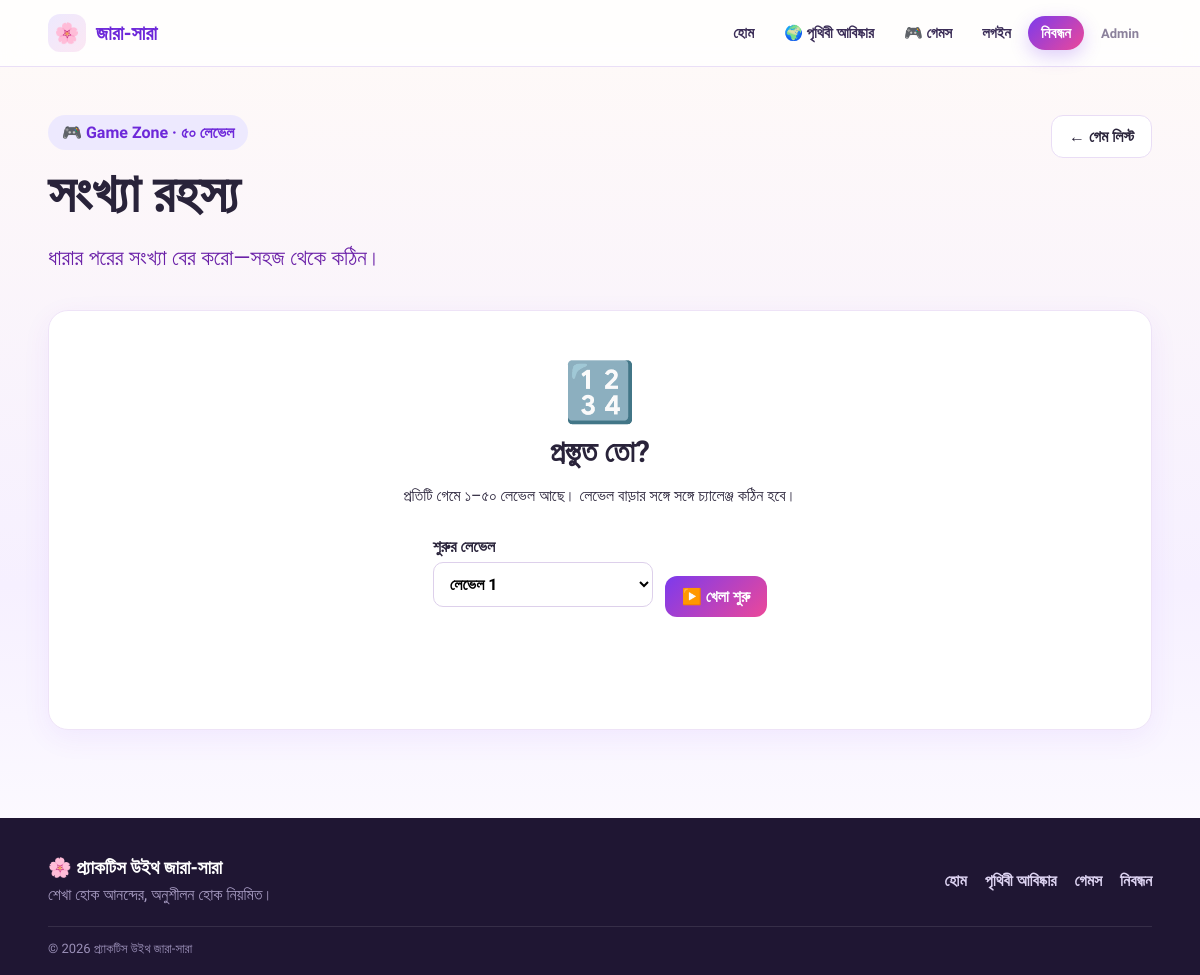
The app's page /games/play/number-pattern with its own data.
### tables this page shows
CREATE TABLE games(id INTEGER PRIMARY KEY AUTOINCREMENT,title TEXT NOT NULL,slug TEXT UNIQUE,description TEXT,type TEXT,launch_url TEXT,active INTEGER DEFAULT 1,display_order INTEGER DEFAULT 0,config TEXT);

### app.py (the view)
@app.route('/games/play/<slug>')
def game_play(slug):
    d=db()
    try:
        game=d.fetchone(f'SELECT * FROM games WHERE slug=? AND active={BOOL_TRUE} LIMIT 1',(slug,))
        if not game:
            flash('গেমটি বর্তমানে পাওয়া যাচ্ছে না।','error'); return redirect(url_for('games'))
        if str(game['type'] or '').lower()!='builtin':
            return redirect(game['launch_url']) if game['launch_url'] else redirect(url_for('games'))
        config=game['config']
        if isinstance(config,str):
            try: config=json.loads(config)
            except Exception: config={}
        return render_template('game_play.html',game=game,game_config=config or {})
    finally: d.close()

### app.py (called while the page is built)
def db():
    return DB()

    def execute(self, sql, params=()):
        if self.pg:
            sql = sql.replace('?', '%s')
        self.cur.execute(sql, params)
        return self.cur

    def fetchone(self, sql, params=()):
        return self.execute(sql, params).fetchone()

    def close(self):
        try:
            self.cur.close()
        finally:
            self.c.close()

### templates/game_play.html (shortened to what this page needs)
{% extends 'base.html' %}
{% block content %}
<div class="wrap section game-page">
  <div class="section-title"><div><span class="pill">🎮 Game Zone · ৫০ লেভেল</span><h1>{{game.title}}</h1><p class="lead">{{game.description or 'খেলা ও শেখার মজার অনুশীলন।'}}</p></div><a class="btn" href="{{url_for('games')}}">← গেম লিস্ট</a></div>
  <div id="gameRoot" class="card game-stage" data-kind="{{game_config.get('kind','')}}">
    <div id="gameIntro" class="game-intro">
      <div class="big">{{game_config.get('icon','🎯')}}</div><h2>প্রস্তুত তো?</h2>
      <p>প্রতিটি গেমে ১–৫০ লেভেল আছে। লেভেল বাড়ার সঙ্গে সঙ্গে চ্যালেঞ্জ কঠিন হবে।</p>
      <div class="game-controls"><label>শুরুর লেভেল<select id="level">{% for n in range(1,51) %}<option value="{{n}}" {% if n==1 %}selected{% endif %}>লেভেল {{n}}{% if n>=41 %} · কঠিন{% elif n>=26 %} · উন্নত{% endif %}</option>{% endfor %}</select></label><button class="btn primary" id="startBtn">▶️ খেলা শুরু</button></div>
    </div>
  </div>
</div>
{% endblock %}

### static/css/style.css (style rules this page uses)
* { box-sizing:border-box }
body { margin:0;font-family:'Hind Siliguri',sans-serif;background:linear-gradient(135deg,#fffaf7,#f6f0ff);color:#29233a }
a { text-decoration:none;color:inherit }
.wrap { width:min(1120px,92%);margin:auto }
h1 { font-size:clamp(34px,6vw,62px);line-height:1.1;margin:14px 0 }
h2 { font-size:30px }
.lead { font-size:22px;color:#6b21a8 }
.pill { display:inline-block;padding:8px 14px;border-radius:999px;background:#ede9fe;color:#6d28d9;font-weight:700 }
.btn { display:inline-block;border:0;border-radius:12px;padding:11px 17px;background:#fff;border:1px solid #e9ddf5;cursor:pointer;font:inherit;font-weight:700 }
.btn.primary { background:linear-gradient(135deg,#7c3aed,#ec4899);color:#fff;border:none }
.section { padding:48px 0 }
.card { background:#fff;border:1px solid #eee3f7;border-radius:20px;padding:22px;box-shadow:0 8px 28px #7c3aed12 }
label { display:block;font-weight:600;margin:10px 0 }
input,textarea,select { width:100%;margin-top:6px;padding:11px 12px;border:1px solid #ddd0eb;border-radius:10px;font:inherit;background:#fff }
.big { font-size:70px }
.section-title { display:flex;justify-content:space-between;align-items:flex-start;gap:16px;margin-bottom:18px }
.game-stage { min-height:420px;overflow:hidden }
.game-intro { text-align:center;padding:25px 10px 45px }
.game-intro h2 { margin:8px 0 }
.game-controls { display:flex;justify-content:center;align-items:end;gap:12px;flex-wrap:wrap;margin-top:22px }
.game-controls label { width:min(220px,100%);text-align:left }
.game-page .section-title h1 { font-size:clamp(34px,6vw,54px) }

### static/css/home.css (style rules this page uses)
:root { --p:#6d28d9;--p2:#7c3aed;--pink:#ec4899;--ink:#1f1633;--soft:#f6f0ff;--line:#eadff7 }
body { background:linear-gradient(180deg,#fffaf7 0,#f6f0ff 60%,#fff 100%);background-attachment:fixed }

### templates/game_play.html (style rules this page uses)
.game-intro .big { font-size:58px }

### records on screen
games: title "সংখ্যা রহস্য", description "ধারার পরের সংখ্যা বের করো—সহজ থেকে কঠিন।"

### other values on screen
{{ settings.site_name if settings else 'জারা-সারা' }} "জারা-সারা"
{{ game_config.get('icon','🎯') }} "🔢"
{{ settings.site_name if settings else 'প্র্যাকটিস উইথ জারা-সারা' }} "প্র্যাকটিস উইথ জারা-সারা"
